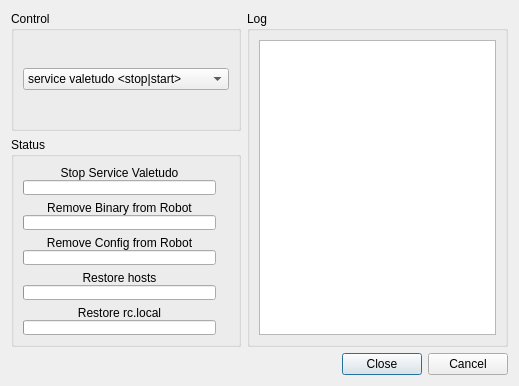
<?xml version="1.0" encoding="UTF-8"?>
<ui version="4.0">
 <class>Dialog_Uninstaller</class>
 <widget class="QDialog" name="Dialog_Uninstaller">
  <property name="geometry">
   <rect>
    <x>0</x>
    <y>0</y>
    <width>519</width>
    <height>386</height>
   </rect>
  </property>
  <property name="windowTitle">
   <string>Valetudo Uninstallation</string>
  </property>
  <property name="windowIcon">
   <iconset resource="../rrcc.qrc">
    <normaloff>:/png/png/decompress.png</normaloff>:/png/png/decompress.png</iconset>
  </property>
  <layout class="QVBoxLayout" name="verticalLayout">
   <item>
    <layout class="QHBoxLayout" name="horizontalLayout">
     <item>
      <layout class="QVBoxLayout" name="verticalLayout_10">
       <item>
        <widget class="QGroupBox" name="groupBox_3">
         <property name="title">
          <string>Control</string>
         </property>
         <layout class="QVBoxLayout" name="verticalLayout_11">
          <item>
           <widget class="QComboBox" name="comboBox_control">
            <item>
             <property name="text">
              <string notr="true">service valetudo &lt;stop|start&gt;</string>
             </property>
            </item>
            <item>
             <property name="text">
              <string notr="true">/etc/init/S11valetudo &lt;stop|start&gt;</string>
             </property>
            </item>
           </widget>
          </item>
         </layout>
        </widget>
       </item>
       <item>
        <widget class="QGroupBox" name="groupBox">
         <property name="title">
          <string>Status</string>
         </property>
         <layout class="QVBoxLayout" name="verticalLayout_2">
          <item>
           <layout class="QGridLayout" name="gridLayout">
            <item row="0" column="0">
             <layout class="QVBoxLayout" name="verticalLayout_3">
              <property name="spacing">
               <number>0</number>
              </property>
              <item>
               <widget class="QLabel" name="label_1">
                <property name="text">
                 <string>Stop Service Valetudo</string>
                </property>
                <property name="alignment">
                 <set>Qt::AlignCenter</set>
                </property>
               </widget>
              </item>
              <item>
               <widget class="QProgressBar" name="progressBar_stop_service">
                <property name="maximumSize">
                 <size>
                  <width>16777215</width>
                  <height>15</height>
                 </size>
                </property>
                <property name="value">
                 <number>0</number>
                </property>
                <property name="textVisible">
                 <bool>false</bool>
                </property>
               </widget>
              </item>
             </layout>
            </item>
            <item row="1" column="1">
             <widget class="QLabel" name="label_remove_bin">
              <property name="text">
               <string/>
              </property>
              <property name="pixmap">
               <pixmap resource="../rrcc.qrc">:/png/png/question.png</pixmap>
              </property>
             </widget>
            </item>
            <item row="4" column="0">
             <layout class="QVBoxLayout" name="verticalLayout_9">
              <property name="spacing">
               <number>0</number>
              </property>
              <item>
               <widget class="QLabel" name="label_5">
                <property name="text">
                 <string>Restore rc.local</string>
                </property>
                <property name="alignment">
                 <set>Qt::AlignCenter</set>
                </property>
               </widget>
              </item>
              <item>
               <widget class="QProgressBar" name="progressBar_restore_rclocal">
                <property name="maximumSize">
                 <size>
                  <width>16777215</width>
                  <height>15</height>
                 </size>
                </property>
                <property name="value">
                 <number>0</number>
                </property>
                <property name="textVisible">
                 <bool>false</bool>
                </property>
               </widget>
              </item>
             </layout>
            </item>
            <item row="2" column="1">
             <widget class="QLabel" name="label_remove_cfg">
              <property name="text">
               <string/>
              </property>
              <property name="pixmap">
               <pixmap resource="../rrcc.qrc">:/png/png/question.png</pixmap>
              </property>
             </widget>
            </item>
            <item row="1" column="0">
             <layout class="QVBoxLayout" name="verticalLayout_4">
              <property name="spacing">
               <number>0</number>
              </property>
              <item>
               <widget class="QLabel" name="label_2">
                <property name="text">
                 <string>Remove Binary from Robot</string>
                </property>
                <property name="alignment">
                 <set>Qt::AlignCenter</set>
                </property>
               </widget>
              </item>
              <item>
               <widget class="QProgressBar" name="progressBar_remove_bin">
                <property name="maximumSize">
                 <size>
                  <width>16777215</width>
                  <height>15</height>
                 </size>
                </property>
                <property name="value">
                 <number>0</number>
                </property>
                <property name="textVisible">
                 <bool>false</bool>
                </property>
               </widget>
              </item>
             </layout>
            </item>
            <item row="3" column="1">
             <widget class="QLabel" name="label_restore_hosts">
              <property name="text">
               <string/>
              </property>
              <property name="pixmap">
               <pixmap resource="../rrcc.qrc">:/png/png/question.png</pixmap>
              </property>
             </widget>
            </item>
            <item row="3" column="0">
             <layout class="QVBoxLayout" name="verticalLayout_8">
              <property name="spacing">
               <number>0</number>
              </property>
              <item>
               <widget class="QLabel" name="label_4">
                <property name="text">
                 <string>Restore hosts</string>
                </property>
                <property name="alignment">
                 <set>Qt::AlignCenter</set>
                </property>
               </widget>
              </item>
              <item>
               <widget class="QProgressBar" name="progressBar_restore_hosts">
                <property name="maximumSize">
                 <size>
                  <width>16777215</width>
                  <height>15</height>
                 </size>
                </property>
                <property name="value">
                 <number>0</number>
                </property>
                <property name="textVisible">
                 <bool>false</bool>
                </property>
               </widget>
              </item>
             </layout>
            </item>
            <item row="2" column="0">
             <layout class="QVBoxLayout" name="verticalLayout_5">
              <property name="spacing">
               <number>0</number>
              </property>
              <item>
               <widget class="QLabel" name="label_3">
                <property name="text">
                 <string>Remove Config from Robot</string>
                </property>
                <property name="alignment">
                 <set>Qt::AlignCenter</set>
                </property>
               </widget>
              </item>
              <item>
               <widget class="QProgressBar" name="progressBar_remove_cfg">
                <property name="maximumSize">
                 <size>
                  <width>16777215</width>
                  <height>15</height>
                 </size>
                </property>
                <property name="value">
                 <number>0</number>
                </property>
                <property name="textVisible">
                 <bool>false</bool>
                </property>
               </widget>
              </item>
             </layout>
            </item>
            <item row="0" column="1">
             <widget class="QLabel" name="label_stop_service">
              <property name="text">
               <string/>
              </property>
              <property name="pixmap">
               <pixmap resource="../rrcc.qrc">:/png/png/question.png</pixmap>
              </property>
             </widget>
            </item>
            <item row="4" column="1">
             <widget class="QLabel" name="label_restore_rclocal">
              <property name="text">
               <string/>
              </property>
              <property name="pixmap">
               <pixmap resource="../rrcc.qrc">:/png/png/question.png</pixmap>
              </property>
             </widget>
            </item>
           </layout>
          </item>
         </layout>
        </widget>
       </item>
      </layout>
     </item>
     <item>
      <widget class="QGroupBox" name="groupBox_2">
       <property name="title">
        <string>Log</string>
       </property>
       <layout class="QVBoxLayout" name="verticalLayout_6">
        <item>
         <widget class="QPlainTextEdit" name="plainTextEdit">
          <property name="sizePolicy">
           <sizepolicy hsizetype="Expanding" vsizetype="Ignored">
            <horstretch>0</horstretch>
            <verstretch>0</verstretch>
           </sizepolicy>
          </property>
          <property name="readOnly">
           <bool>true</bool>
          </property>
         </widget>
        </item>
       </layout>
      </widget>
     </item>
    </layout>
   </item>
   <item>
    <widget class="QDialogButtonBox" name="buttonBox">
     <property name="standardButtons">
      <set>QDialogButtonBox::Cancel|QDialogButtonBox::Close</set>
     </property>
    </widget>
   </item>
  </layout>
 </widget>
 <resources>
  <include location="../rrcc.qrc"/>
 </resources>
 <connections/>
</ui>
